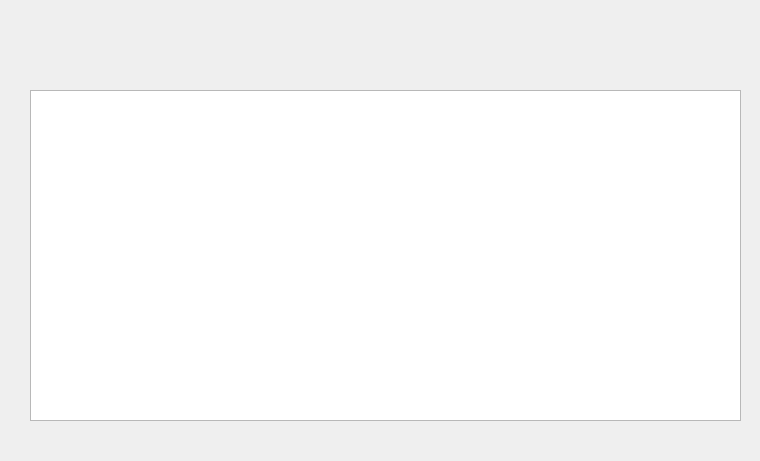
<?xml version="1.0" encoding="UTF-8"?>
<ui version="4.0">
 <class>ListRdvSec</class>
 <widget class="QWidget" name="ListRdvSec">
  <property name="geometry">
   <rect>
    <x>0</x>
    <y>0</y>
    <width>760</width>
    <height>461</height>
   </rect>
  </property>
  <property name="windowTitle">
   <string>Form</string>
  </property>
  <widget class="QTableView" name="list">
   <property name="geometry">
    <rect>
     <x>30</x>
     <y>90</y>
     <width>711</width>
     <height>331</height>
    </rect>
   </property>
  </widget>
  <widget class="QPushButton" name="dashboard">
   <property name="geometry">
    <rect>
     <x>30</x>
     <y>10</y>
     <width>81</width>
     <height>61</height>
    </rect>
   </property>
   <property name="styleSheet">
    <string notr="true">border:0px;</string>
   </property>
   <property name="text">
    <string/>
   </property>
  </widget>
 </widget>
 <resources/>
 <connections/>
</ui>
